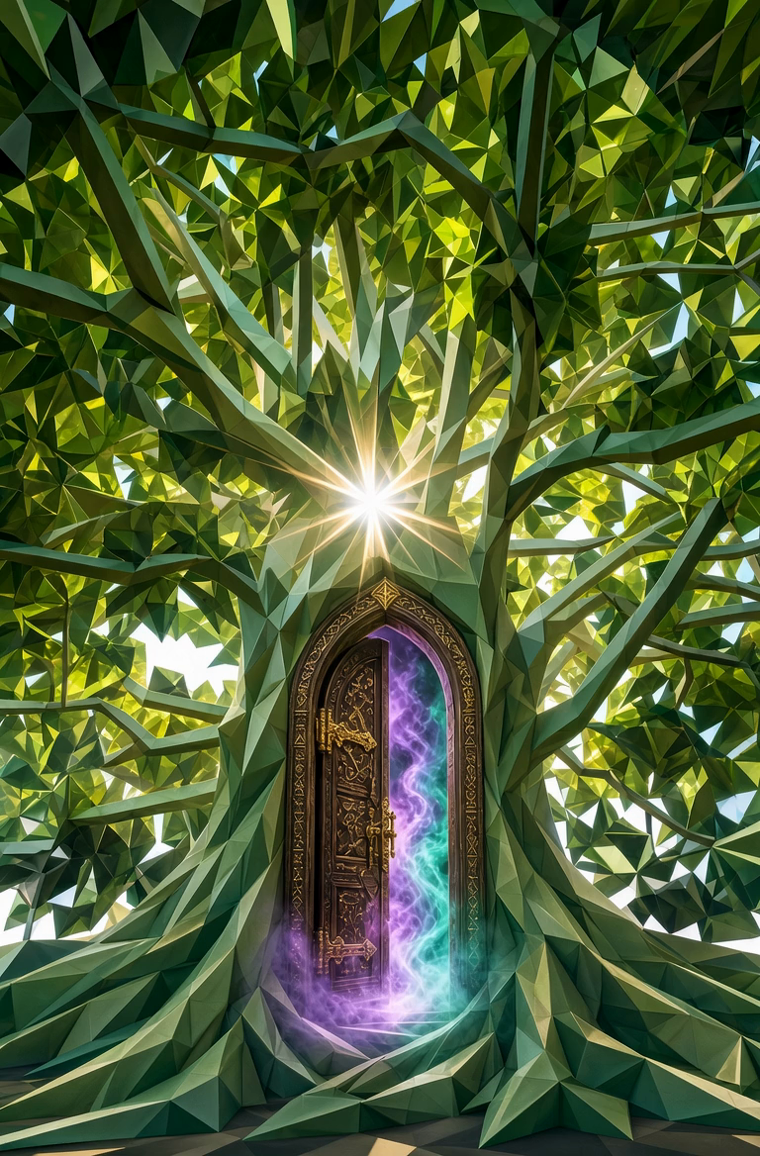
#> input picture art/scenes/tree-source.png, 760 x 1156 px
$ python installtree.py
#> lines starting #> are read from the running program, lines starting #| are printed output that depends on the picture; after the words box and inside, x2 and y2 are one past the last pixel; in counts of white or black regions, pixels touching at a corner belong together
#!/usr/bin/env python3
"""
REALM — installing the tree.

    python3 tools/installtree.py

The painting in art/scenes/tree-source.png, sized and palletised for the
site. A LIGHT touch: this one arrived with a white sun, a lit doorway and
clean edges, so it is not banded or darkened the way the old soft one had
to be. The site's pixel look comes from drawing it at PX=2 with nearest,
not from damaging the source.

The sun's core is stamped white after quantising, because a palette built
from a mostly-green picture will not spend an entry on the few hundred
pixels that say "this is a light".
"""
import os
import numpy as np
from PIL import Image

ROOT = os.path.dirname(os.path.dirname(os.path.abspath(__file__)))
SUN = (0.492, 0.298)


def build(src, width, cols, path, core_r):
#> called with src = 'art/scenes/tree-source.png', width = 640, cols = 96, path = 'tree.png', core_r = 0.009
    a = np.asarray(Image.open(src).convert("RGB")).astype(float)
    h0, w0, _ = a.shape
#> h0 = 1156; w0 = 760
    g = a.mean(axis=2, keepdims=True)
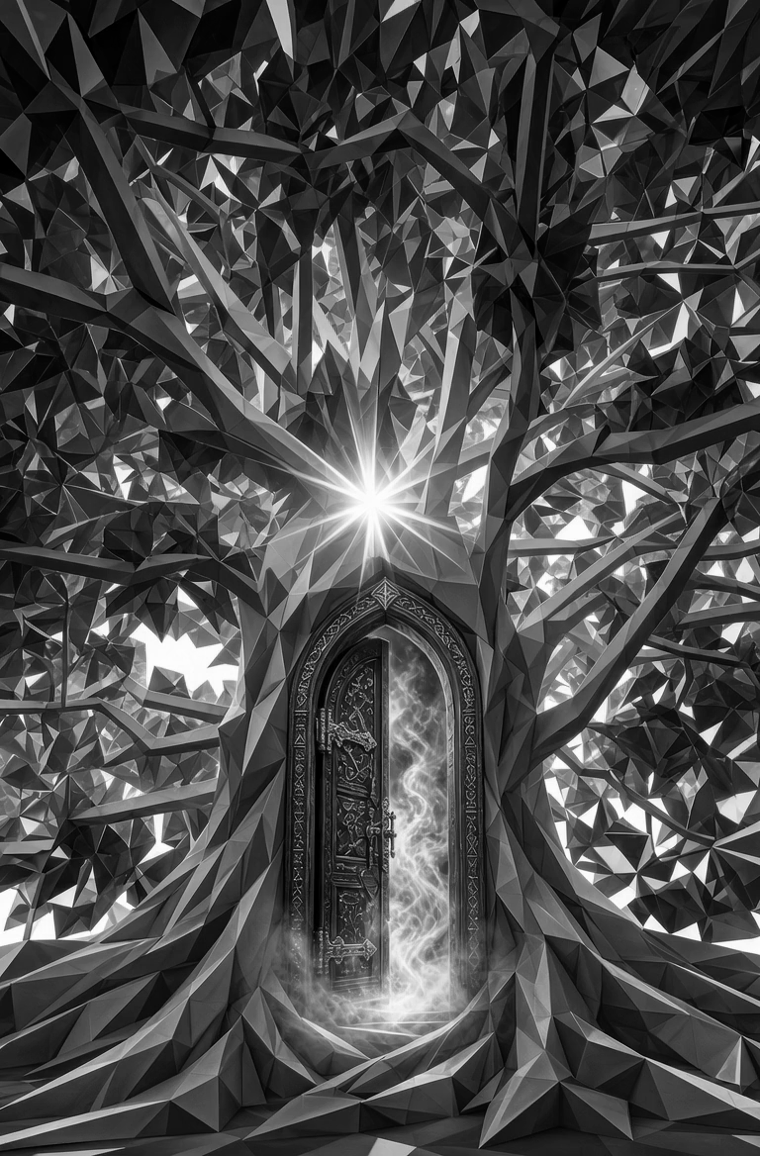
#> g: shape (1156, 760, 1) float64; min 0, max 255, mean 75.1
    a = np.clip(g + (a - g) * 1.12, 0, 255)
    a = np.clip(255 * (a / 255) ** 1.06, 0, 255)

    im = Image.fromarray(a.astype(np.uint8))
    if width != w0:
        im = im.resize((width, round(width * h0 / w0)), Image.LANCZOS)
#> im: PIL image 640x973 RGB

    q = im.quantize(colors=cols - 1, method=Image.MEDIANCUT, dither=Image.Dither.NONE)
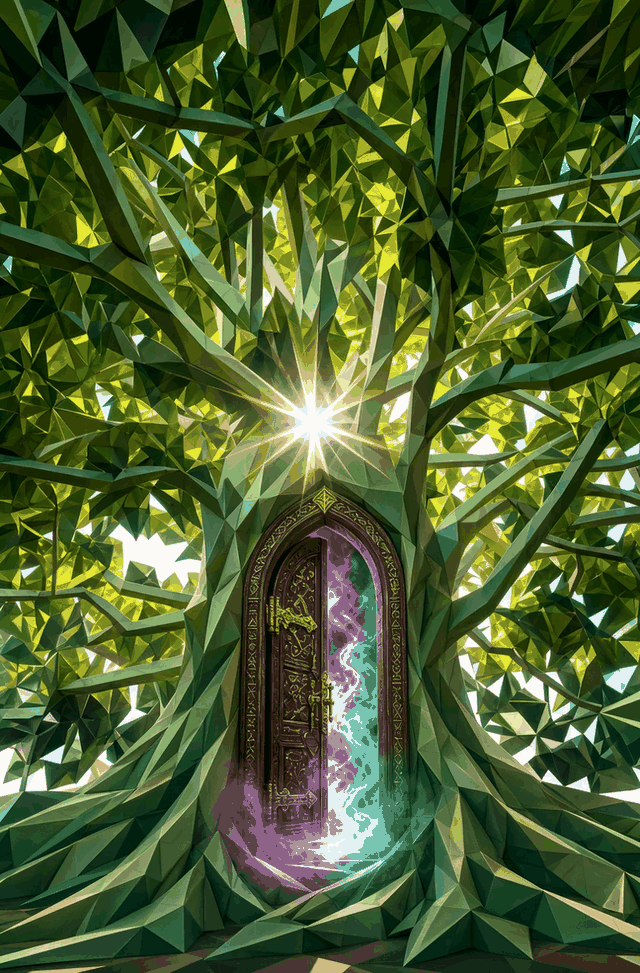
#> q: PIL image 640x973 P; mean R, G, B 74, 93.1, 45.9
    pal = q.getpalette()[:(cols - 1) * 3] + [255, 255, 255]
#> pal = 288 values, max 255 at index 285, min 0 at index 282, mean 73.41
    idx = np.asarray(q).copy()
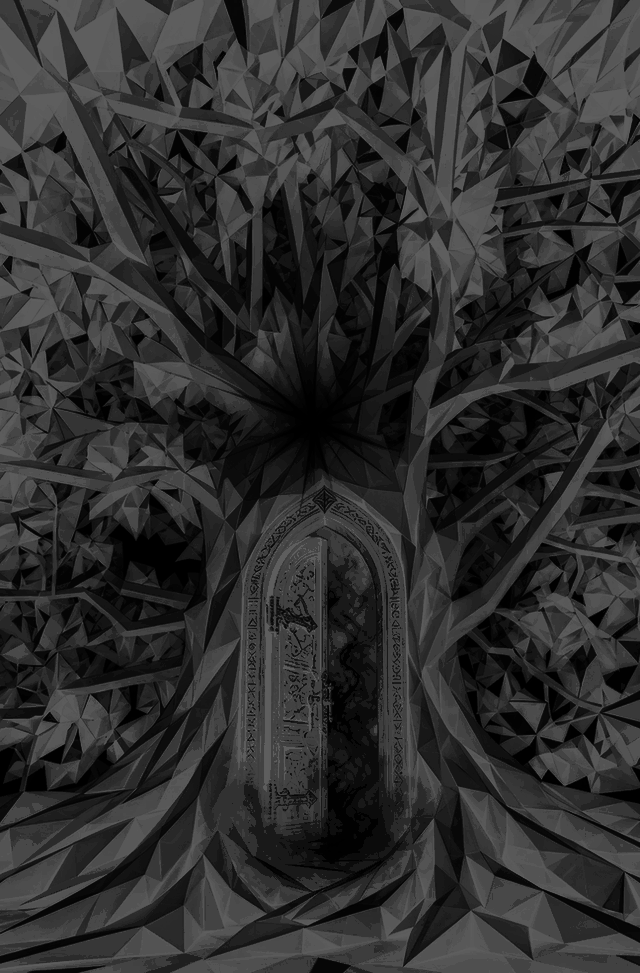
#> idx: shape (973, 640); min 0, max 94, mean 46.9
    hh, ww = idx.shape
#> hh = 973; ww = 640
    yy, xx = np.mgrid[0:hh, 0:ww]
    d = np.sqrt((xx - SUN[0] * ww) ** 2 + (yy - SUN[1] * hh) ** 2)
    idx[d < core_r * ww] = cols - 1
#> idx: shape (973, 640); 0.02% of pixels changed, all inside (x1, y1, x2, y2) = (310, 285, 321, 296)

    out = Image.fromarray(idx, "P")
#> out: PIL image 640x973 P; every value is 0
    out.putpalette(pal)
    out.save(f"{ROOT}/{path}", optimize=True)
    arr = np.asarray(out.convert("RGB"))
    print(f"  {path:16s} {out.size}  {os.path.getsize(f'{ROOT}/{path}')//1024:>4} KB  "
          f"white px {(arr.min(axis=2) > 250).sum()}")
#|   tree.png         (640, 973)   257 KB  white px 103


def main():
    src = f"{ROOT}/art/scenes/tree-source.png"
    print("installing the tree:")
    build(src, 640, 96, "tree.png", 0.009)
    build(src, 340, 64, "tree-small.png", 0.011)
#> call 2 of build, with src = 'art/scenes/tree-source.png', width = 340, cols = 64, path = 'tree-small.png', core_r = 0.011
#> in build (call 2), `im = im.resize((width, round(width * h0 / w0)), Image.LANCZOS)`:
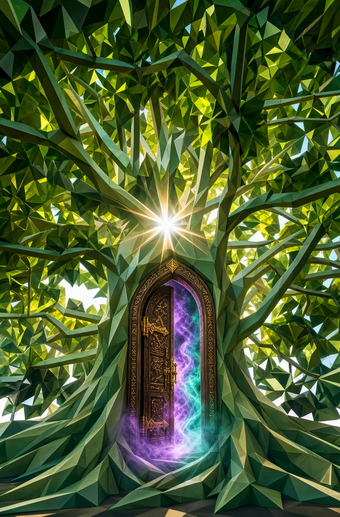
#> im: PIL image 340x517 RGB; mean R, G, B 73.8, 92.5, 46.6
#> in build (call 2), `q = im.quantize(colors=cols - 1, method=Image.MEDIANCUT, dither=Image...`:
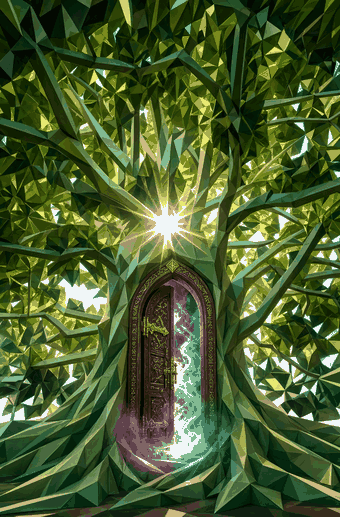
#> q: PIL image 340x517 P; mean R, G, B 73.2, 93, 45.8
#> in build (call 2), `pal = q.getpalette()[:(cols - 1) * 3] + [255, 255, 255]`: pal = 192 values, max 255 at index 189, min 1 at index 167, mean 72.14
#> in build (call 2), `idx = np.asarray(q).copy()`:
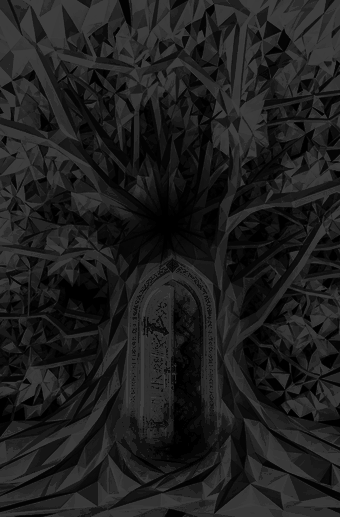
#> idx: shape (517, 340); min 0, max 62, mean 30.5
#> in build (call 2), `idx[d < core_r * ww] = cols - 1`: idx: shape (517, 340); 0.02% of pixels changed, all inside (x1, y1, x2, y2) = (164, 151, 172, 158)
#> in build (call 2), `out = Image.fromarray(idx, "P")`: out: PIL image 340x517 P; every value is 0
#|   tree-small.png   (340, 517)    81 KB  white px 43
    print("\nthen: python3 tools/doormask.py  and  python3 tools/realm.py")


if __name__ == "__main__":
    main()

$ run again, with art/scenes/chamber-source.png copied over art/scenes/tree-source.png
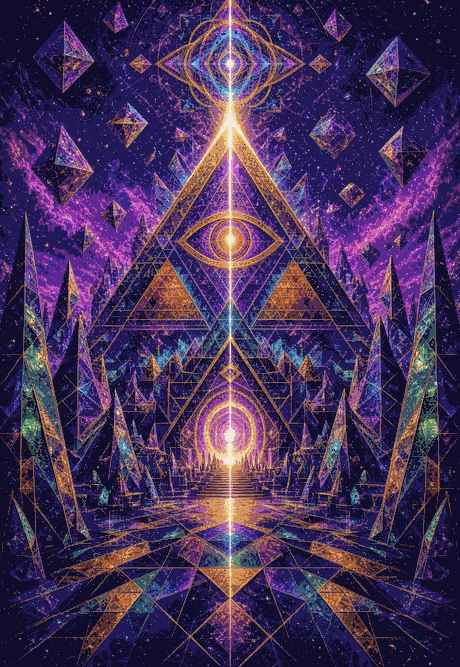
#> input picture art/scenes/chamber-source.png, 460 x 667 px
#> pal = 288 values, max 255 at index 285, min 1 at index 283, mean 71.36
#|   tree.png         (640, 928)   342 KB  white px 104
#> in build (call 2), `q = im.quantize(colors=cols - 1, method=Image.MEDIANCUT, dither=Image...`:
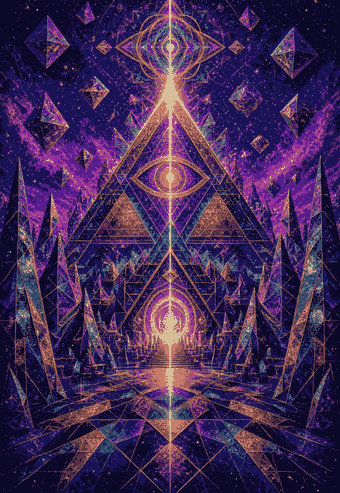
#> q: PIL image 340x493 P; mean R, G, B 66.5, 41.2, 86
#> pal = 192 values, max 255 at index 189, min 4 at index 187, mean 67.56
#> in build (call 2), `idx = np.asarray(q).copy()`:
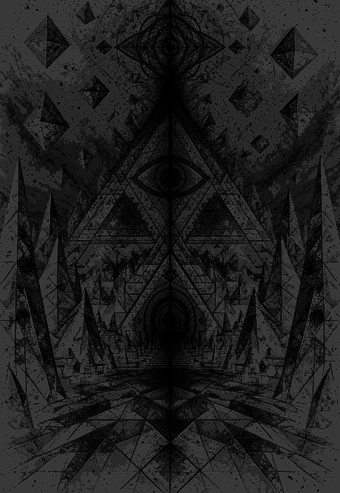
#> idx: shape (493, 340); min 0, max 62, mean 31
#|   tree-small.png   (340, 493)   102 KB  white px 43
